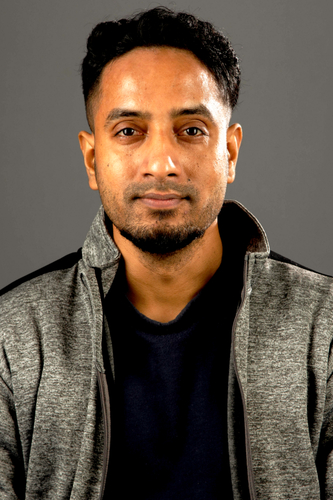
#> input picture Sketch image/sad64.jpg, 333 x 500 px, found by its file name
$ python '# Python program to Convert Image into s.py'
#> lines starting #> are read from the running program, lines starting #| are printed output that depends on the picture
# Python program to Convert Image into sketch


# import all the required modules
import numpy as np
import imageio
import scipy.ndimage
import cv2


# take image input and assign variable to it
img = "D:\Github_Desktop\Advance-Python-Projects\Sketch image\sad64.jpg"


# function to convert image into sketch
def rgb2gray(rgb):
	# 2 dimensional array to convert image to sketch
	return np.dot(rgb[..., :3], [0.2989, 0.5870, .1140])


def dodge(front, back):

	# if image is greater than 255 (which is not possible) it will convert it to 255
	final_sketch = front*255/(255-back)
	final_sketch[final_sketch > 255] = 255
	final_sketch[back == 255] = 255

	# to convert any suitable existing column to categorical type we will use aspect function
	# and uint8 is for 8-bit signed integer
	return final_sketch.astype('uint8')


ss = imageio.imread(img)
#> ss is the input picture: shape (500, 333, 3); mean R, G, B 98.1, 83.2, 69.5
gray = rgb2gray(ss)
#> in rgb2gray, `return np.dot(rgb[..., :3], [0.2989, 0.5870, .1140])`:
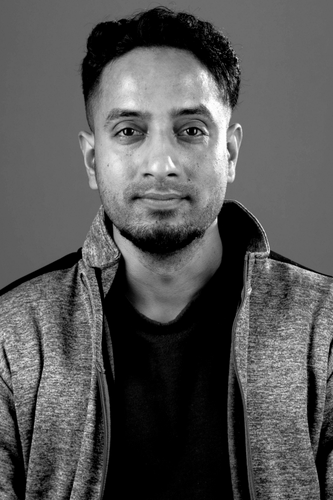
#> returned value: shape (500, 333) float64; min 0, max 255, mean 86.1

i = 255-gray
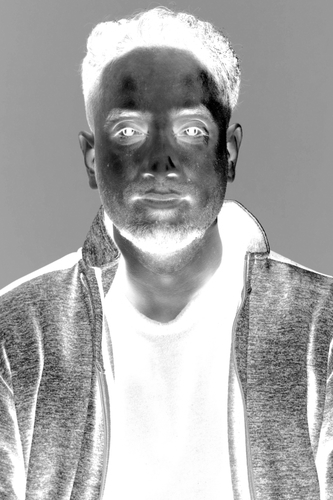
#> i: shape (500, 333) float64; min 0.0255, max 255, mean 168.9


# to convert into a blur image
blur = scipy.ndimage.filters.gaussian_filter(i, sigma=13)
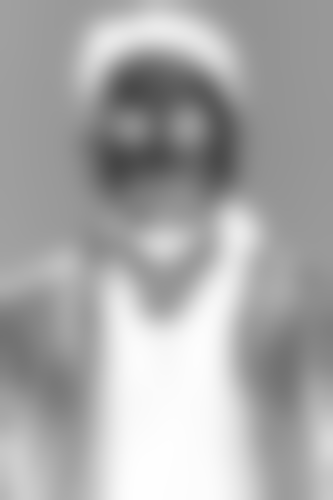
#> blur: shape (500, 333) float64; min 70.23, max 254.7, mean 168.9


# calling the function
r = dodge(blur, gray)
#> in dodge, `final_sketch[final_sketch > 255] = 255`:
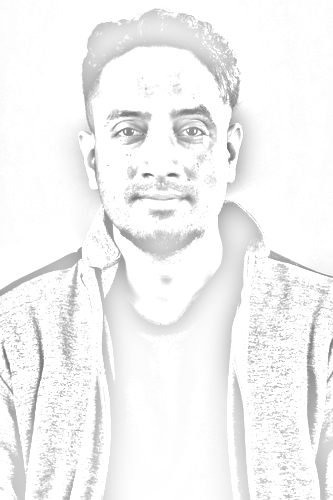
#> final_sketch: shape (500, 333) float64; min 96.46, max 255, mean 243.3


cv2.imwrite('4.png', r)
